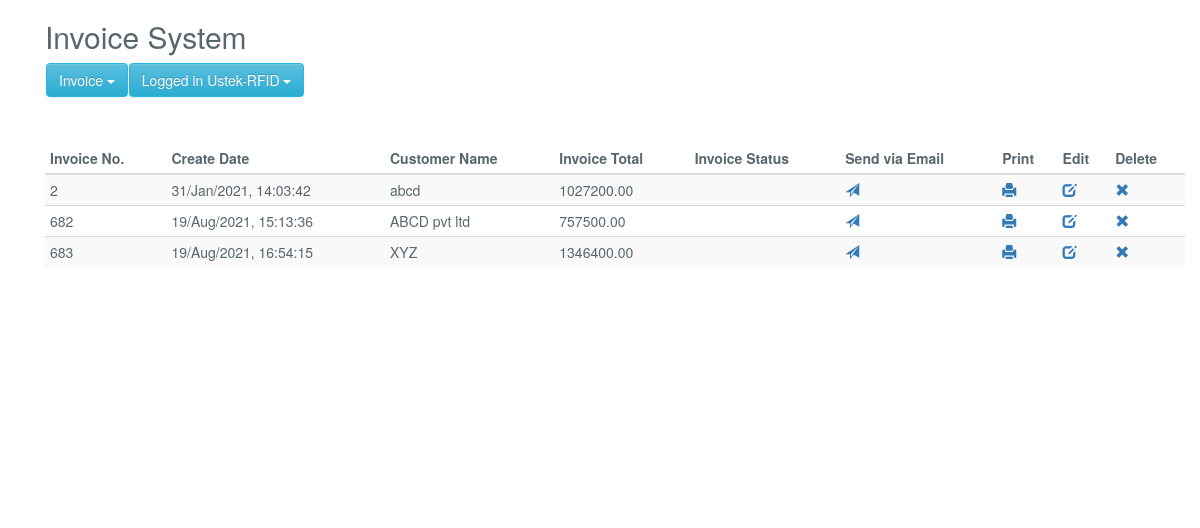
The page /invoice_list.php (signed in) on the database as committed earlier.
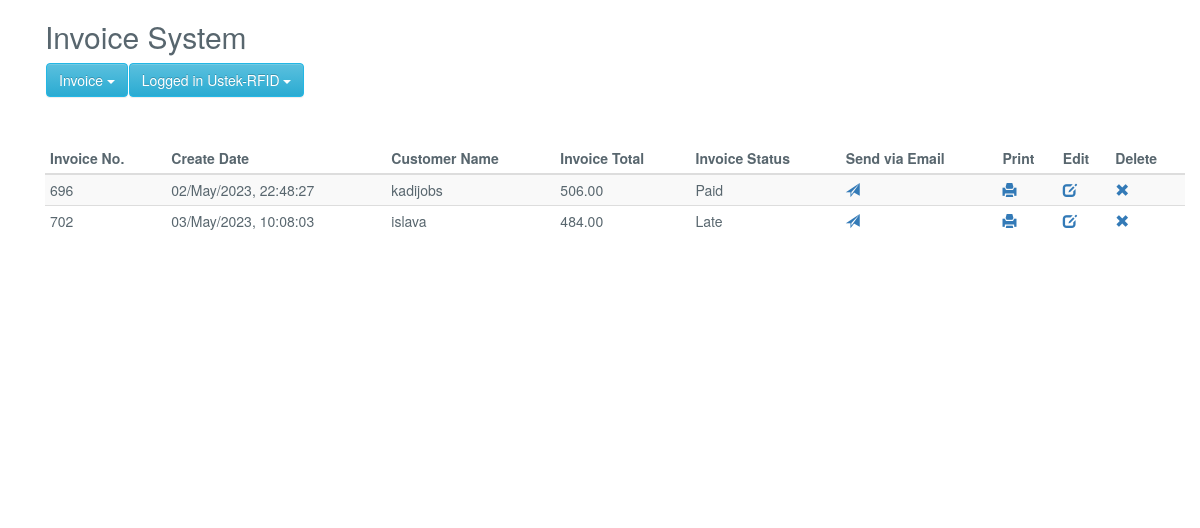
The same page on the database as committed later.
### tables this page shows
CREATE TABLE `invoice_order` (
  `order_id` int(11) NOT NULL,
  `user_id` int(11) NOT NULL,
  `order_date` timestamp NOT NULL DEFAULT current_timestamp(),
  `order_receiver_name` varchar(250) NOT NULL,
  `order_receiver_address` mediumtext NOT NULL,
  `order_total_before_tax` decimal(10,2) NOT NULL,
  `order_total_tax` decimal(10,2) NOT NULL,
  `order_tax_per` varchar(250) NOT NULL,
  `order_total_after_tax` double(10,2) NOT NULL,
  `order_amount_paid` decimal(10,2) NOT NULL,
  `order_total_amount_due` decimal(10,2) NOT NULL,
  `customer_note` mediumtext NOT NULL,
  `payment_information` mediumtext NOT NULL,
  `billing_Date` date NOT NULL,
  `due_date` date NOT NULL,
  `status` varchar(50) NOT NULL,
  `email` varchar(50) NOT NULL
);

### Invoice.php (called while the page is built, shortened)
<?php
class Invoice{
	private $host  = 'localhost';
    private $user  = 'root';
    private $password   = "";
    private $database  = "invoice_system";
    private $invoiceOrderTable = 'invoice_order';
	private $dbConnect = false;
    public function __construct(){
        if(!$this->dbConnect){
            $conn = new mysqli($this->host, $this->user, $this->password, $this->database);
            if($conn->connect_error){
                die("Error failed to connect to MySQL: " . $conn->connect_error);
            }else{
                $this->dbConnect = $conn;
            }
        }
    }
	private function getData($sqlQuery) {
		$result = mysqli_query($this->dbConnect, $sqlQuery);
		$data= array();
		while ($row = mysqli_fetch_array($result, MYSQLI_ASSOC)) {
			$data[]=$row;
		}
		return $data;
	}
	public function getInvoiceList(){
		$sqlQuery = "
			SELECT * FROM ".$this->invoiceOrderTable."
			WHERE user_id = '".$_SESSION['userid']."'";
		return  $this->getData($sqlQuery);
	}
	}
?>

### invoice_list.php (the view, shortened to what this page needs)
<?php
include('inc/header.php');
include 'Invoice.php';
$invoice = new Invoice();
$invoice->checkLoggedIn();
?>
<link href="css/style.css" rel="stylesheet">
<?php include('inc/container.php');?>
	<div class="container">
	  <h2 class="title">Invoice System</h2>
	  <?php include('menu.php');?>
      <table id="data-table" class="table table-condensed table-striped">
        <thead>
          <tr>
            <th>Invoice No.</th>
            <th>Create Date</th>
            <th>Customer Name</th>
            <th>Invoice Total</th>
            <th>Invoice Status</th>
            <th>Send via Email</th>
            <th>Print</th>
            <th>Edit</th>
            <th>Delete</th>
          </tr>
        </thead>
        <?php
		$invoiceList = $invoice->getInvoiceList();
        foreach($invoiceList as $invoiceDetails){
			$invoiceDate = date("d/M/Y, H:i:s", strtotime($invoiceDetails["order_date"]));
            echo '
              <tr>
                <td>'.$invoiceDetails["order_id"].'</td>
                <td>'.$invoiceDate.'</td>
                <td>'.$invoiceDetails["order_receiver_name"].'</td>
                <td>'.$invoiceDetails["order_total_after_tax"].'</td>
                <td>'.$invoiceDetails["status"].'</td>
                <td><a href="sendEmail.php?invoice_id='.$invoiceDetails["order_id"].'" target="_blank" title="send Invoice"><span class="glyphicon glyphicon-send"></span></a></td>
                <td><a href="print_invoice.php?invoice_id='.$invoiceDetails["order_id"].'" target="_blank" title="Print Invoice"><span class="glyphicon glyphicon-print"></span></a></td>
                <td><a href="edit_invoice.php?update_id='.$invoiceDetails["order_id"].'"  title="Edit Invoice"><span class="glyphicon glyphicon-edit"></span></a></td>
                <td><a href="delete_invoice.php?delete='.$invoiceDetails["order_id"].'"name="deleteInvoice"   title="Delete Invoice"><span class="glyphicon glyphicon-remove"></span></a></td>
              </tr>
            ';
        }
        ?>
      </table>
</div>
<?php include('inc/footer.php');?>

### inc/header.php (shortened to what this page needs)
<!DOCTYPE html>
<html>
<head>
<link rel="stylesheet" href="https://maxcdn.bootstrapcdn.com/bootstrap/3.3.5/css/bootstrap.min.css">
<link rel="stylesheet" href="https://maxcdn.bootstrapcdn.com/bootstrap/3.3.5/css/bootstrap-theme.min.css">

### inc/container.php (shortened to what this page needs)
</head>
<body class="">
	<div class="container" style="min-height:500px;">

### menu.php (shortened to what this page needs)
<ul class="nav navbar-nav">
<li class="dropdown">
	<button class="btn btn-info dropdown-toggle" type="button" data-toggle="dropdown">Invoice
	<span class="caret"></span></button>
</li>
<?php
if($_SESSION['userid']) { ?>
	<li class="dropdown">
		<button class="btn btn-info dropdown-toggle" type="button" data-toggle="dropdown">Logged in <?php echo $_SESSION['user']; ?>
		<span class="caret"></span></button>
	</li>
<?php } ?>
</ul>
<br /><br /><br /><br />

### inc/footer.php (shortened to what this page needs)
</div>
</body></html>

### css/style.css (style rules this page uses)
html { background-color1: #f0f3f4; position: relative; min-height: 100%; }
body { background-color: transparent; color: #58666e; font-family: "Source Sans Pro","Helvetica Neue",Helvetica,Arial,sans-serif; font-size: 14px; line-height: 1.42857; }
.navbar-nav>li { float:left; margin-left:1px; }
.btn-info, .panel-info { background-color: #23b7e5; border-color: #23b7e5; color: #fff !important; }

Rows that differ between the two databases and show on the page:
removed invoice_order: order_id "2", order_date "31/Jan/2021, 14:03:42", order_receiver_name "abcd", order_total_after_tax "1027200.00"
removed invoice_order: order_id "682", order_date "19/Aug/2021, 15:13:36", order_receiver_name "ABCD pvt ltd", order_total_after_tax "757500.00"
removed invoice_order: order_id "683", order_date "19/Aug/2021, 16:54:15", order_receiver_name "XYZ", order_total_after_tax "1346400.00"
added invoice_order: order_id "696", order_date "02/May/2023, 22:48:27", order_receiver_name "kadijobs", order_total_after_tax "506.00", status "Paid"
added invoice_order: order_id "702", order_date "03/May/2023, 10:08:03", order_receiver_name "islava", order_total_after_tax "484.00", status "Late"
